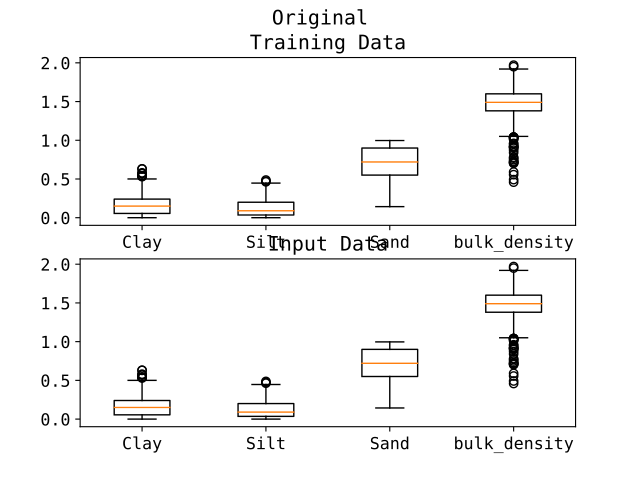

Here is the Python script that generated this plot:
#==============================================================================
# Demonstration of kNN pedotransfer function
# Prediction for UNSODA dataset, using leave one out procedure + bootstrap
#
# Created By Jan De Pue (2020) at Ghent University
# References:
# Botula, Yves-Dady, et al. "Prediction of water retention of soils from the humid tropics by the nonparametric k‐nearest neighbor approach." Vadose Zone Journal 12.2 (2013): 1-17.
# De Pue et al.
#==============================================================================

import pylab
import numpy
import copy
import random
import sys
import os
import inspect

from KNN_Function import *
from Validation_Funk import *

from matplotlib.backends.backend_pdf import PdfPages
figlist=[]
figsize1=[10,10]
figsize2=[10,10./numpy.sqrt(2)]
figsize3=[10,50]
#dpi=None
dpi=300

font = {'family' : 'monospace',
        'size'   : 12}
params = {'mathtext.default': 'regular',
        }
pylab.rc('font', **font)
pylab.rcParams.update(params)
pylab.ioff()

cmap = pylab.get_cmap('Paired')

ScriptBasename = os.path.basename(inspect.getfile(inspect.currentframe()))[:-3]
figlist = []

#==============================================================================
# Specify Dataset
#==============================================================================

Label = 'Unsoda'
TrainFilename = 'SoilData/Unsoda_Export.txt'
InputFilename = 'SoilData/Unsoda_Export.txt'
IDCol = [0,]
InCol = [1,2,3,4] # predictor variables
OutCol = [9,10,11,12] # response variables
InLog = [] # colums to be logtransformed
OutLog = [] # colums to be logtransformed

print(Label)

#==============================================================================
# Open Data
#==============================================================================
print('Open Data')

fID=open(TrainFilename)
DataFields=numpy.array(fID.readline().replace('\r\n','\n').replace('\n','').split('\t'))
fID.close()

Header_ID=DataFields[IDCol]
Header_In=DataFields[InCol]
Header_Out=DataFields[OutCol]

InputData_ID = numpy.genfromtxt(InputFilename,delimiter='\t',usecols=(IDCol),skip_header=1,dtype='str')

# ## Option 1: Jacknife
# nS = InputData_ID.shape[0]
# nTrainSeparation = int(nS*0.7)

# if TrainFilename==InputFilename:
#     RandomSample = numpy.array(random.sample(range(nS),nTrainSeparation))
#     RandomFilt = numpy.zeros(nS,dtype='bool')
#     RandomFilt[RandomSample] = True

## Option 2: Leave One Out
LeaveOneOut = True
# LeaveOneOut = False


# Training data
if (TrainFilename==InputFilename) & (LeaveOneOut == False): # seperate the dataset in two
    TrainData_In_0 = numpy.genfromtxt(TrainFilename,delimiter='\t',usecols=(InCol),skip_header=1)[RandomFilt,:]
    TrainData_Out_0 = numpy.genfromtxt(TrainFilename,delimiter='\t',usecols=(OutCol),skip_header=1)[RandomFilt,:]
else:
    TrainData_In_0 = numpy.genfromtxt(TrainFilename,delimiter='\t',usecols=(InCol),skip_header=1)
    TrainData_Out_0 = numpy.genfromtxt(TrainFilename,delimiter='\t',usecols=(OutCol),skip_header=1)

# Input data
if (TrainFilename==InputFilename) & (LeaveOneOut == False): # seperate the dataset in two
    InputData_In_0 = numpy.genfromtxt(InputFilename,delimiter='\t',usecols=(InCol),skip_header=1)[~RandomFilt,:]
    InputData_Out_0=numpy.genfromtxt(InputFilename,delimiter='\t',usecols=(OutCol),skip_header=1)[~RandomFilt,:]
else:
    InputData_In_0 = numpy.genfromtxt(InputFilename,delimiter='\t',usecols=(InCol),skip_header=1)
    InputData_Out_0=numpy.genfromtxt(InputFilename,delimiter='\t',usecols=(OutCol),skip_header=1)


## Remove NaN
nanValue = -999
TrainData_In_0[TrainData_In_0 == nanValue] = numpy.nan
TrainData_Out_0[TrainData_Out_0 == nanValue] = numpy.nan
InputData_In_0[InputData_In_0 == nanValue] = numpy.nan
InputData_Out_0[InputData_Out_0 == nanValue] = numpy.nan
nanfilt = ~(numpy.any(numpy.isnan(TrainData_In_0),axis=1) | numpy.any(numpy.isnan(TrainData_Out_0),axis=1))
TrainData_In_0  = TrainData_In_0[nanfilt,:]
TrainData_Out_0 = TrainData_Out_0[nanfilt,:]

nanfilt = ~(numpy.any(numpy.isnan(InputData_In_0),axis=1) | numpy.any(numpy.isnan(InputData_Out_0),axis=1))
InputData_In_0  = InputData_In_0[nanfilt,:]
InputData_Out_0 = InputData_Out_0[nanfilt,:]


## Count
nTrain,nIn=TrainData_In_0.shape
nTrain,nOut=TrainData_Out_0.shape
nInput,nIn=InputData_In_0.shape
# nInput,nOut=InputData_Out_0.shape

## Log Transformations if needed
for iIn in InLog:
    TrainData_In_0[:,iIn] = numpy.log10(TrainData_In_0[:,iIn]+1)
    InputData_In_0[:,iIn] = numpy.log10(InputData_In_0[:,iIn]+1)

for iO in OutLog:
    TrainData_Out_0[:,iO] = numpy.log10(TrainData_Out_0[:,iO]+1)
    InputData_Out_0[:,iO] = numpy.log10(InputData_Out_0[:,iO]+1)

## Boxplot TrainingData
fig=pylab.figure()
fig.suptitle('Original')
ax=fig.add_subplot(211)
bp1=ax.boxplot(TrainData_In_0)
ax.set_xticklabels(Header_In)
ax.set_title('Training Data')
ax=fig.add_subplot(212)
bp1=ax.boxplot(InputData_In_0)
ax.set_xticklabels(Header_In)
ax.set_title('Input Data')
figlist.append(fig)

fig=pylab.figure()
fig.suptitle('Original')
ax=fig.add_subplot(211)
bp1=ax.boxplot(TrainData_Out_0)
ax.set_xticklabels(Header_Out)
ax.set_title('Training Data')
ax=fig.add_subplot(212)
bp1=ax.boxplot(InputData_Out_0)
ax.set_xticklabels(Header_Out)
ax.set_title('Input Data')
figlist.append(fig)


## Normalize
TrainData_In_mean = numpy.mean(TrainData_In_0,axis=0)
TrainData_In_std = numpy.std(TrainData_In_0,axis=0)

TrainData_In = (TrainData_In_0 - TrainData_In_mean)/(TrainData_In_std)
InputData_In = (InputData_In_0 - TrainData_In_mean)/(TrainData_In_std)
TrainData_Out = TrainData_Out_0
InputData_Out = InputData_Out_0



#==============================================================================
# kNN
#==============================================================================
print('kNN')

## BOOTSTRAPPING
nB = 10
BootSize=0.8
# nB = 1
# BootSize=1.0

KNNEst_Boot=numpy.empty((nInput,nOut,nB))
for iB in range(nB):
    # Bootstrap subsampling
    print("%s / %s"%(iB,nB-1))
    nSamp=int(nTrain*BootSize)# part of dataset used for resampling to measure statistics (0.935 or 0.8)
    RandUnique=random.sample(range(nTrain), nSamp) # Generate unique random numbers
    TrainData_In_Samp=TrainData_In[RandUnique,:]
    TrainData_Out_Samp=TrainData_Out[RandUnique,:]
    TrainData_In_0_Samp=TrainData_In_0[RandUnique,:]
    TrainData_Out_0_Samp=TrainData_Out_0[RandUnique,:]

    for iO in range(nOut):
        KNNEst_Boot[:,iO,iB] = KNN(TrainData_In_0_Samp,
                                   InputData_In_0,
                                   TrainData_Out_0_Samp[:,iO][:,None],
                                   LeaveOneOut = LeaveOneOut,
                                   Knumber = -1, # default: use equation by Botula et al.
                                   Power = -1, # default: use equation by Botula et al.
                                )[:,0]

KNN_Est = KNNEst_Boot.mean(axis=2)
KNN_Est_BootSTD = KNNEst_Boot.std(axis=2).mean(axis=0)
KNN_Est_BootSTD_All = KNNEst_Boot.std(axis=2)

#==============================================================================
# Validation
#==============================================================================

KNN_Error = KNN_Est - InputData_Out_0
KNN_RelError = KNN_Error/InputData_Out_0
KNN_ME = numpy.mean(KNN_Error,axis=0)
KNN_RMSE = numpy.sqrt(numpy.sum(KNN_Error**2,axis=0)/nInput)
KNN_RelRMSE = numpy.sqrt(numpy.sum(KNN_RelError**2,axis=0)/nInput)
KNN_R2 = PearsonR2(InputData_Out_0,KNN_Est,axis = 0)
KNN_NS = NashSutcliffeMEC(InputData_Out_0,KNN_Est,axis = 0)

#==============================================================================
# Plot
#==============================================================================

fig = pylab.figure(figsize = [8,8])
ax = fig.add_subplot(111)
for iO in range(nOut):
    color=cmap(iO/(nOut-0.99))
    # ax.plot(InputData_Out_0[:,iO], KNN_Est[:,iO],
    #         '.',color = color, label = Header_Out[iO])
    ax.errorbar(InputData_Out_0[:,iO], KNN_Est[:,iO],
                yerr = KNNEst_Boot.std(axis=2)[:,iO],
                fmt='.',color = color, label = Header_Out[iO])
xmin = min(ax.get_xlim()[0],ax.get_ylim()[0])
xmax = max(ax.get_xlim()[1],ax.get_ylim()[1])
xmin = xmin - abs(xmin)*0.1
xmax = xmax + abs(xmax)*0.1
ax.plot([xmin,xmax],[xmin,xmax],'-r')
ax.set_xlim([xmin,xmax])
ax.set_ylim([xmin,xmax])
ax.set_aspect('equal')
ax.set_xlabel('True WC (m3/m3)')
ax.set_ylabel('Predicted WC(m3/m3)')
ax.set_title('kNN')

ax.legend(loc = 4)
figlist.append(fig)

#==============================================================================
# Write
#==============================================================================

print('Writing data'.center(50,'='))

import sys
basename=ScriptBasename
postfix = ''

# save plots to pdf
pdfname = '%s%s.pdf'%(basename,postfix)
pp = PdfPages(pdfname)
for fig in figlist:
    pp.savefig(fig)
pp.close()

pylab.show()
